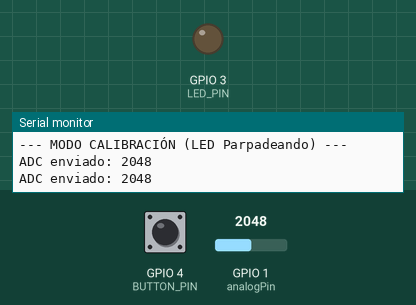
Bench run of a sketch on a simulated ESP32. On the bench: output pins drawn as LEDs (lit = HIGH), the last lines printed to the serial monitor. The inputs (shaded band) are chosen by the test bench; at power-on: GPIO 4 (BUTTON_PIN) HIGH, GPIO 1 (analogPin) = 2048.

Above: at 1.2 s.
1.3 s: GPIO 4 (BUTTON_PIN) pulled LOW for 3.2 s
At 5.8 s:
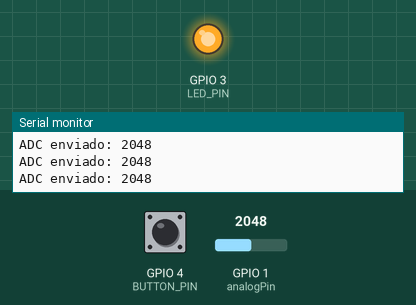
Timing chart, 0 to 7.3 s (numbered marks = the images above; inputs shaded):
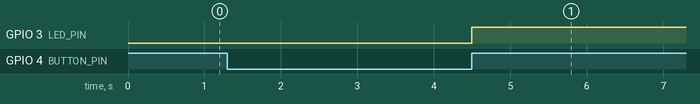

The sketch:

corriente_main.ino
```cpp
#include "current_sensor.h"

const int LED_PIN = 3;
const int BUTTON_PIN = 4;

const long BLINK_INTERVAL = 500;
const long TRANSMISSION_INTERVAL = 500;
const long REQUIRED_PRESS_DURATION = 2000;

enum SystemState {
    CALIBRATION_MODE,
    TRANSMIT_MODE
};

SystemState currentState = CALIBRATION_MODE;
unsigned long last_blink_time = 0;
unsigned long last_transmission_time = 0;
unsigned long button_press_start_time = 0;
bool button_was_pressed = false;

void handleBlinking() {
    unsigned long t = millis();
    if (t - last_blink_time >= BLINK_INTERVAL) {
        digitalWrite(LED_PIN, !digitalRead(LED_PIN));
        last_blink_time = t;
    }
}

void handleButtonAndState() {
    int button_state = digitalRead(BUTTON_PIN);

    if (button_state == LOW) {
        if (!button_was_pressed) {
            button_press_start_time = millis();
            button_was_pressed = true;
        }
    } else {
        if (button_was_pressed) {
            unsigned long duration = millis() - button_press_start_time;

            if (duration >= REQUIRED_PRESS_DURATION) {
                currentState = TRANSMIT_MODE;
                digitalWrite(LED_PIN, HIGH);
                Serial.println("--- MODO TRANSMISIÓN ---");
            }
            button_was_pressed = false;
        }
    }
}

void setup() {
    Serial.begin(115200);
    pinMode(LED_PIN, OUTPUT);
    pinMode(BUTTON_PIN, INPUT_PULLUP);

    initCurrentSensor();

    Serial.println("--- MODO CALIBRACIÓN (LED Parpadeando) ---");
    digitalWrite(LED_PIN, LOW);
    last_blink_time = millis();
}

void loop() {
    handleButtonAndState();

    if (1 == 0) {
        handleBlinking();
    }
    else {
        unsigned long t = millis();
        if (t - last_transmission_time >= TRANSMISSION_INTERVAL) {
            sendCurrentData();
            last_transmission_time = t;
        }
    }
}
```

current_sensor.cpp
```cpp
#include "current_sensor.h"
#include <WiFi.h>
#include <esp_now.h>

const int analogPin = D0;

void initCurrentSensor() {
    WiFi.mode(WIFI_STA);

    if (esp_now_init() != ESP_OK) {
        Serial.println("Error inicializando ESP-NOW");
        return;
    }

    // Broadcast
    esp_now_peer_info_t peer = {};
    memcpy(peer.peer_addr, "\xFF\xFF\xFF\xFF\xFF\xFF", 6);
    peer.channel = 0;
    peer.encrypt = false;

    if (esp_now_add_peer(&peer) != ESP_OK) {
        Serial.println("Error añadiendo peer");
        return;
    }
}

void sendCurrentData() {
    int adcValue = analogRead(analogPin);

    char payload[30];
    snprintf(payload, sizeof(payload), "ID:CURRENT;VALUE:%d", adcValue);

    esp_now_send((uint8_t*)"\xFF\xFF\xFF\xFF\xFF\xFF", (uint8_t*)payload, strlen(payload) + 1);

    Serial.print("ADC enviado: ");
    Serial.println(adcValue);
}
```

current_sensor.h
```cpp
#ifndef CURRENT_SENSOR_H
#define CURRENT_SENSOR_H

void initCurrentSensor();
void sendCurrentData();

#endif
```

Measured:
- after the input at 1.3 s, GPIO 3 (LED_PIN): LOW → HIGH after 3.2 s
